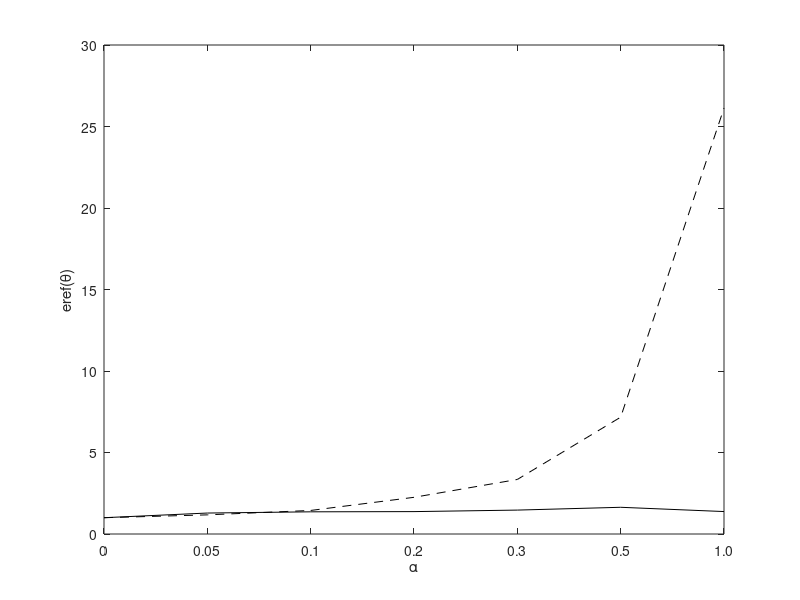

Write the MATLAB code that produced this figure. (Note: this script raises an error after producing the figure.)
figure(1)
mu = [1 1.286 1.361 1.374 1.467 1.639 1.377];
sigma = [ 1 1.174 1.445 2.251 3.346 7.168 26.129];
plot(1:7,mu,'k-');
hold on
plot(1:7,sigma,'k--')
hold off
set(gca,'XTickLabel',{'0', '0.05','0.1','0.2','0.3','0.5','1.0'});
xlabel('\alpha');
ylabel('eref(\theta)');
legend('\theta = \mu', '\theta = \sigma',2)


figure(2)
hold on
IFm = inline(' sqrt(pi) * gamma(3+a)/gamma(3/2+a)*(1/(1 + (x-m)^2))^(1+a)*(x-m)'); % IF(x,mu)
x = -10:0.1:10;
IF = zeros(size(x));

a = 0;
m = 0;
for k=1:length(x)
    IF(k) = IFm(a,m,x(k));
end
plot(x,IF,'k')
% a = 0.05;
% for k=1:length(x)
%     IF(k) = IFm(a,m,x(k));
% end
% plot(x,IF,'k--')
a = 0.1;
for k=1:length(x)
    IF(k) = IFm(a,m,x(k));
end
plot(x,IF,'k--')
% a = 0.2;
% for k=1:length(x)
%     IF(k) = IFm(a,m,x(k));
% end
% plot(x,IF,'k:')
a = 0.3;
for k=1:length(x)
    IF(k) = IFm(a,m,x(k));
end
plot(x,IF,'k:')%,'LineWidth',2)
% a = 0.5;
% for k=1:length(x)
%     IF(k) = IFm(a,m,x(k));
% end
% plot(x,IF,'k--','LineWidth',2)
a = 1;
for k=1:length(x)
    IF(k) = IFm(a,m,x(k));
end
plot(x,IF,'k-.')%,'LineWidth',2)
hold off
legend('\alpha = 0 (MLE)',...
    ...'\alpha = 0.05',
    '\alpha = 0.1',...
    ...'\alpha = 0.2',
    '\alpha = 0.3',...
    ...'\alpha = 0.5',
    '\alpha = 1', 2)
xlabel('x')
